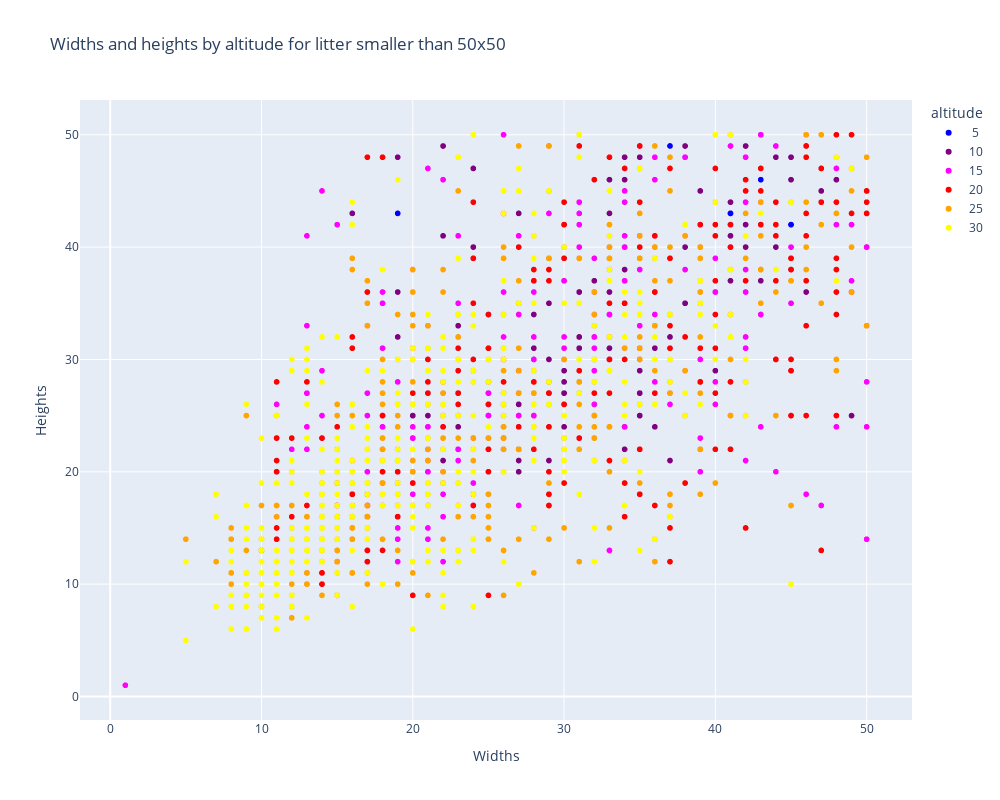

Here is the notebook cell this chart was saved with:
### Code cell
filtered_classes = ["flake", "grass"]

fig = px.scatter(
    trash_df[(trash_df["widths"] < 50) & (trash_df["heights"] < 50) & ~(trash_df["trash_type"].isin(filtered_classes))],
    x="widths", 
    y="heights", 
    color="altitude", 
    color_discrete_sequence = ['blue', 'purple', 'magenta', 'red', 'orange', 'yellow'],
    hover_name="classes", 
    title="Widths and heights by altitude for litter smaller than 50x50",
    labels={"widths": "Widths", "heights": "Heights"},
    width=1000,
    height=800,
)

fig.show()

### Figure 1 — Plotly figure (JSON) as saved in the notebook; plotly's stock layout.template omitted (floating-point values rounded to 4 significant figures; data arrays with more than 128 entries replaced by an {"elided": "..."} marker saying what was removed)
{"data": [{"hovertemplate": "<b>%{hovertext}</b><br><br>altitude= 5<br>Widths=%{x}<br>Heights=%{y}<extra></extra>", "hovertext": ["buoy_PS_white", "bag_PE_red", "yoghurt_PS_white", "buoy_PS_white", "buoy_PS_white", "bottle_PET_green", "weight_metal_silver", "buoy_PS_white", "buoy_PS_white", "buoy_PS_white", "bottle_PET_green"], "legendgroup": " 5", "marker": {"color": "blue", "symbol": "circle"}, "mode": "markers", "name": " 5", "showlegend": true, "type": "scattergl", "x": [19.0, 36.0, 45.0, 41.0, 41.0, 22.0, 45.0, 38.0, 43.0, 37.0, 38.0], "xaxis": "x", "y": [43.0, 36.0, 42.0, 43.0, 43.0, 25.0, 42.0, 48.0, 46.0, 49.0, 35.0], "yaxis": "y"}, {"hovertemplate": "<b>%{hovertext}</b><br><br>altitude=10<br>Widths=%{x}<br>Heights=%{y}<extra></extra>", "hovertext": {"elided": "176 str values"}, "legendgroup": "10", "marker": {"color": "purple", "symbol": "circle"}, "mode": "markers", "name": "10", "showlegend": true, "type": "scattergl", "x": {"elided": "176 float values"}, "xaxis": "x", "y": {"elided": "176 float values"}, "yaxis": "y"}, {"hovertemplate": "<b>%{hovertext}</b><br><br>altitude=15<br>Widths=%{x}<br>Heights=%{y}<extra></extra>", "hovertext": {"elided": "266 str values"}, "legendgroup": "15", "marker": {"color": "magenta", "symbol": "circle"}, "mode": "markers", "name": "15", "showlegend": true, "type": "scattergl", "x": {"elided": "266 float values"}, "xaxis": "x", "y": {"elided": "266 float values"}, "yaxis": "y"}, {"hovertemplate": "<b>%{hovertext}</b><br><br>altitude=20<br>Widths=%{x}<br>Heights=%{y}<extra></extra>", "hovertext": {"elided": "331 str values"}, "legendgroup": "20", "marker": {"color": "red", "symbol": "circle"}, "mode": "markers", "name": "20", "showlegend": true, "type": "scattergl", "x": {"elided": "331 float values"}, "xaxis": "x", "y": {"elided": "331 float values"}, "yaxis": "y"}, {"hovertemplate": "<b>%{hovertext}</b><br><br>altitude=25<br>Widths=%{x}<br>Heights=%{y}<extra></extra>", "hovertext": {"elided": "301 str values"}, "legendgroup": "25", "marker": {"color": "orange", "symbol": "circle"}, "mode": "markers", "name": "25", "showlegend": true, "type": "scattergl", "x": {"elided": "301 float values"}, "xaxis": "x", "y": {"elided": "301 float values"}, "yaxis": "y"}, {"hovertemplate": "<b>%{hovertext}</b><br><br>altitude=30<br>Widths=%{x}<br>Heights=%{y}<extra></extra>", "hovertext": {"elided": "373 str values"}, "legendgroup": "30", "marker": {"color": "yellow", "symbol": "circle"}, "mode": "markers", "name": "30", "showlegend": true, "type": "scattergl", "x": {"elided": "373 float values"}, "xaxis": "x", "y": {"elided": "373 float values"}, "yaxis": "y"}], "layout": {"height": 800, "legend": {"title": {"text": "altitude"}, "tracegroupgap": 0}, "title": {"text": "Widths and heights by altitude for litter smaller than 50x50"}, "width": 1000, "xaxis": {"anchor": "y", "domain": [0, 1], "title": {"text": "Widths"}}, "yaxis": {"anchor": "x", "domain": [0, 1], "title": {"text": "Heights"}}}}
